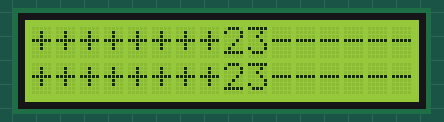
Recording of a sketch running on a simulated Arduino Uno, built with avr-gcc and run on an emulated ATmega328P. Shown: 16×2 character LCD.

Above: at 0.2 s.
At 4.7 s:
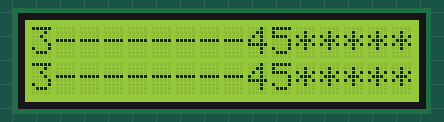
At 9.7 s:
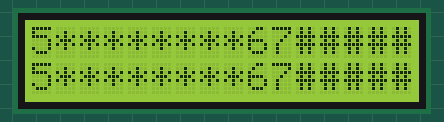
At 19.7 s:
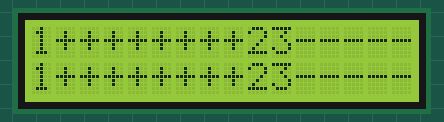
At 29.2 s:
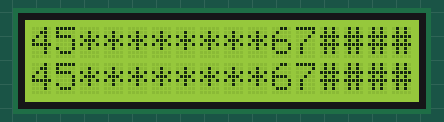
At 39.3 s:
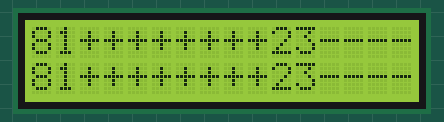

Measured:
- what the display in image 1 shows lasts 0.5 s, from 4.6 s to 5.1 s

The sketch:

app.ino
```cpp
#include <LiquidCrystal_I2C.h>
LiquidCrystal_I2C lcd(0x27, 16, 2);
void setup()
{
    // put your setup code here, to run once:
    lcd.init();
    lcd.backlight();
    lcd.setCursor(0, 0);                                   // 커서 홈(0,0)
    lcd.print("1++++++++23--------45********67########8"); // 40문자 저장
    lcd.setCursor(0, 1);                                   // 커서 2행 1열(0, 1)
    lcd.print("1++++++++23--------45********67########8"); // 40문자 저장
}

void loop()
{
    // put your main code here, to run repeatedly:
    int n;
    for (n = 0; n < 80; n++)
    {
        lcd.scrollDisplayLeft(); // 왼쪽으로 한 칸씩 이동
        delay(500);
    }
    delay(4000); // 4초 대기
    for (n = 0; n < 80; n++)
    {
        lcd.scrollDisplayRight(); // 오른쪽으로 한 칸씩 이동
        delay(500);
    }
    delay(4000); // 4초 대기
}
```
